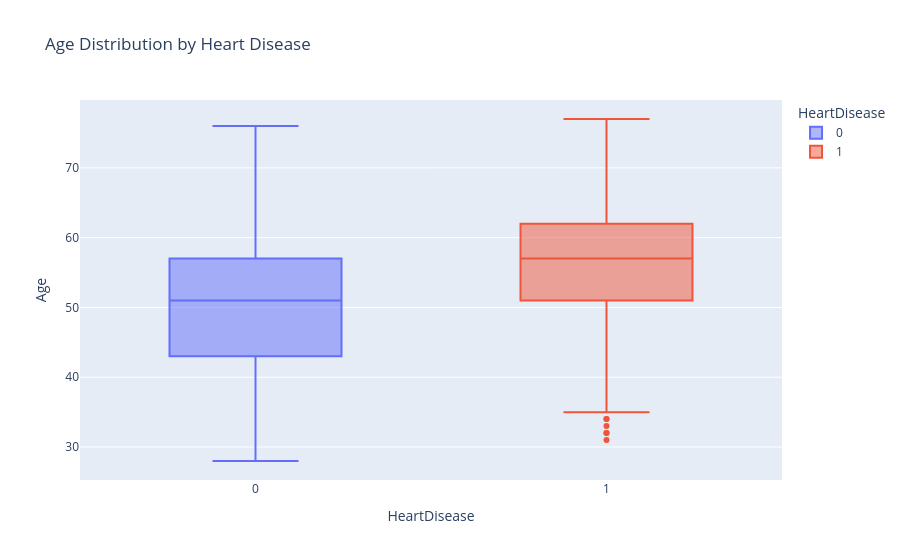

This figure's notebook cell:
### Code cell
fig = px.box(df, x='HeartDisease', y='Age', color='HeartDisease', title='Age Distribution by Heart Disease')
fig.show()

### Figure 1 — Plotly figure (JSON) as saved in the notebook; plotly's stock layout.template omitted (floating-point values rounded to 4 significant figures; data arrays with more than 128 entries replaced by an {"elided": "..."} marker saying what was removed)
{"data": [{"alignmentgroup": "True", "hovertemplate": "HeartDisease=%{x}<br>Age=%{y}<extra></extra>", "legendgroup": "0", "marker": {"color": "#636efa"}, "name": "0", "notched": false, "offsetgroup": "0", "orientation": "v", "showlegend": true, "type": "box", "x": {"elided": "410 int values"}, "x0": " ", "xaxis": "x", "y": {"elided": "410 int values"}, "y0": " ", "yaxis": "y"}, {"alignmentgroup": "True", "hovertemplate": "HeartDisease=%{x}<br>Age=%{y}<extra></extra>", "legendgroup": "1", "marker": {"color": "#EF553B"}, "name": "1", "notched": false, "offsetgroup": "1", "orientation": "v", "showlegend": true, "type": "box", "x": {"elided": "508 int values"}, "x0": " ", "xaxis": "x", "y": {"elided": "508 int values"}, "y0": " ", "yaxis": "y"}], "layout": {"boxmode": "overlay", "legend": {"title": {"text": "HeartDisease"}, "tracegroupgap": 0}, "title": {"text": "Age Distribution by Heart Disease"}, "xaxis": {"anchor": "y", "categoryarray": [0, 1], "categoryorder": "array", "domain": [0, 1], "title": {"text": "HeartDisease"}}, "yaxis": {"anchor": "x", "domain": [0, 1], "title": {"text": "Age"}}}}
